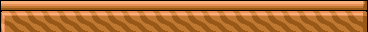

This is a level from a 2D game, rendered from its Tiled map with the project's own tilesets. A one-line summary and the complete map file follow:
An orthogonal 23x2 tile map with 16x16 px tiles, 1 tile layer (圖塊層 1).

<map version="1.10" tiledversion="1.10.2" orientation="orthogonal" renderorder="right-down" width="23" height="2" tilewidth="16" tileheight="16" infinite="0" nextlayerid="2" nextobjectid="1">
 <tileset firstgid="1" name="tileset" tilewidth="16" tileheight="16" tilecount="1204" columns="43">
  <image source="../effects_UI_tiles/tileset.png" width="688" height="450" />
 </tileset>
 <layer id="1" name="圖塊層 1" width="23" height="2">
  <data encoding="csv">
293,294,294,294,294,294,294,294,294,294,294,294,294,294,294,294,294,294,294,294,294,294,295,
336,337,337,337,337,337,337,337,337,337,337,337,337,337,337,337,337,337,337,337,337,337,338
</data>
 </layer>
</map>
